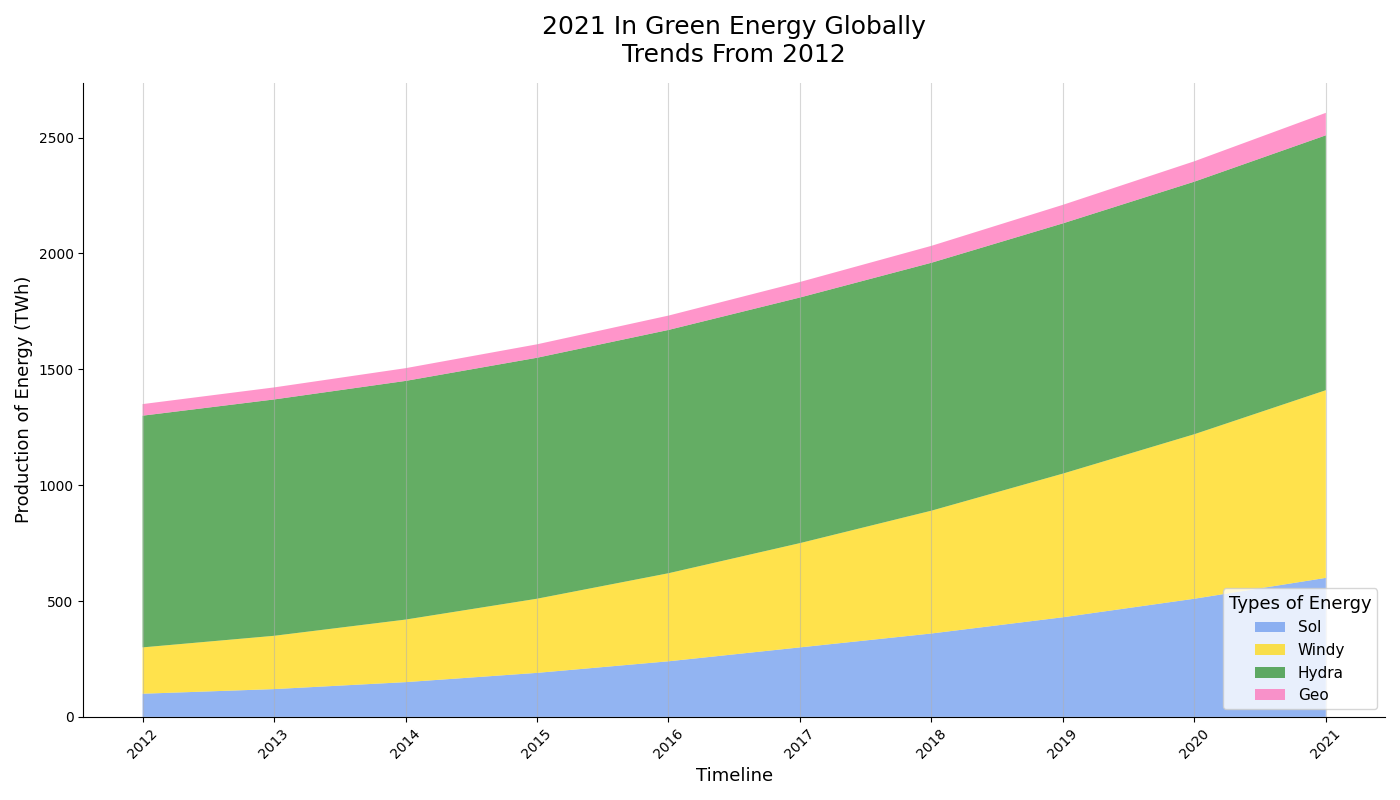

Source code (Python):
import matplotlib.pyplot as plt
import numpy as np

years = np.arange(2012, 2022)

solar = np.array([100, 120, 150, 190, 240, 300, 360, 430, 510, 600])
wind = np.array([200, 230, 270, 320, 380, 450, 530, 620, 710, 810])
hydro = np.array([1000, 1020, 1030, 1040, 1050, 1060, 1070, 1080, 1090, 1100])
geothermal = np.array([50, 52, 55, 58, 62, 67, 73, 80, 88, 97])

energy_sources = np.vstack([solar, wind, hydro, geothermal])

altered_colors = ['#6495ED', '#FFD700', '#228B22', '#FF69B4']

fig, ax = plt.subplots(figsize=(14, 8))

# Changed group labels
ax.stackplot(years, energy_sources, labels=['Sol', 'Windy', 'Hydra', 'Geo'], colors=altered_colors, alpha=0.7)

# Altered title with slight variations and rearrangement
ax.set_title('2021 In Green Energy Globally\nTrends From 2012', fontsize=18, fontweight='normal', pad=15)

# Altered the x-axis and y-axis labels
ax.set_xlabel('Timeline', fontsize=13)
ax.set_ylabel('Production of Energy (TWh)', fontsize=13)

ax.legend(loc='lower right', title='Types of Energy', fontsize=11, title_fontsize='13')

ax.xaxis.grid(True, linestyle='-', alpha=0.5)

ax.set_xticks(years)
ax.set_xticklabels([str(year) for year in years], fontsize=10, rotation=45)

ax.spines['top'].set_visible(False)
ax.spines['right'].set_visible(False)

plt.tight_layout()
plt.show()
